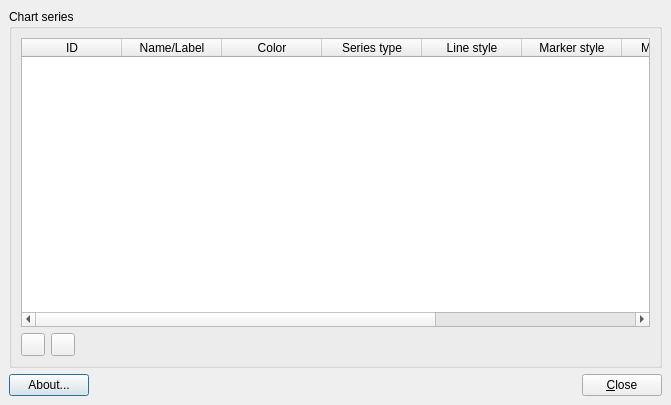
<ui version="4.0" >
 <class>QNANSeriesEditDialog</class>
 <widget class="QDialog" name="QNANSeriesEditDialog" >
  <property name="geometry" >
   <rect>
    <x>0</x>
    <y>0</y>
    <width>671</width>
    <height>405</height>
   </rect>
  </property>
  <property name="windowTitle" >
   <string>Dialog</string>
  </property>
  <layout class="QVBoxLayout" >
   <property name="margin" >
    <number>9</number>
   </property>
   <property name="spacing" >
    <number>6</number>
   </property>
   <item>
    <widget class="QGroupBox" name="seriesListGroupBox" >
     <property name="title" >
      <string>Chart series</string>
     </property>
     <layout class="QGridLayout" >
      <property name="margin" >
       <number>9</number>
      </property>
      <property name="spacing" >
       <number>6</number>
      </property>
      <item row="1" column="0" >
       <widget class="QToolButton" name="addBtn" >
        <property name="text" >
         <string/>
        </property>
        <property name="icon" >
         <iconset resource="../resources/qnanchartwidgetplugin.qrc" >:/QNANChartWidget/edit_add.png</iconset>
        </property>
       </widget>
      </item>
      <item row="1" column="1" >
       <widget class="QToolButton" name="removeBtn" >
        <property name="text" >
         <string/>
        </property>
        <property name="icon" >
         <iconset resource="../qnanchartwidgetplugin.qrc" >:/QNANChartWidget/edit_remove.png</iconset>
        </property>
       </widget>
      </item>
      <item row="1" column="2" >
       <spacer>
        <property name="orientation" >
         <enum>Qt::Horizontal</enum>
        </property>
        <property name="sizeHint" >
         <size>
          <width>40</width>
          <height>20</height>
         </size>
        </property>
       </spacer>
      </item>
      <item row="0" column="0" colspan="3" >
       <widget class="QTableWidget" name="seriesTableWidget" >
        <property name="editTriggers" >
         <set>QAbstractItemView::AnyKeyPressed|QAbstractItemView::DoubleClicked|QAbstractItemView::EditKeyPressed|QAbstractItemView::NoEditTriggers</set>
        </property>
        <property name="dragEnabled" >
         <bool>true</bool>
        </property>
        <property name="selectionMode" >
         <enum>QAbstractItemView::SingleSelection</enum>
        </property>
        <property name="selectionBehavior" >
         <enum>QAbstractItemView::SelectRows</enum>
        </property>
        <column>
         <property name="text" >
          <string>ID</string>
         </property>
        </column>
        <column>
         <property name="text" >
          <string>Name/Label</string>
         </property>
        </column>
        <column>
         <property name="text" >
          <string>Color</string>
         </property>
        </column>
        <column>
         <property name="text" >
          <string>Series type</string>
         </property>
        </column>
        <column>
         <property name="text" >
          <string>Line style</string>
         </property>
        </column>
        <column>
         <property name="text" >
          <string>Marker style</string>
         </property>
        </column>
        <column>
         <property name="text" >
          <string>Marker size</string>
         </property>
        </column>
        <column>
         <property name="text" >
          <string>X-Axis</string>
         </property>
        </column>
        <column>
         <property name="text" >
          <string>Y-Axis</string>
         </property>
        </column>
       </widget>
      </item>
     </layout>
    </widget>
   </item>
   <item>
    <layout class="QHBoxLayout" >
     <property name="margin" >
      <number>0</number>
     </property>
     <property name="spacing" >
      <number>6</number>
     </property>
     <item>
      <widget class="QPushButton" name="aboutBtn" >
       <property name="text" >
        <string>About...</string>
       </property>
      </widget>
     </item>
     <item>
      <spacer>
       <property name="orientation" >
        <enum>Qt::Horizontal</enum>
       </property>
       <property name="sizeHint" >
        <size>
         <width>40</width>
         <height>20</height>
        </size>
       </property>
      </spacer>
     </item>
     <item>
      <widget class="QPushButton" name="closeBtn" >
       <property name="text" >
        <string>&amp;Close</string>
       </property>
      </widget>
     </item>
    </layout>
   </item>
  </layout>
 </widget>
 <resources>
  <include location="../resources/qnanchartwidgetplugin.qrc" />
 </resources>
 <connections>
  <connection>
   <sender>closeBtn</sender>
   <signal>clicked()</signal>
   <receiver>QNANSeriesEditDialog</receiver>
   <slot>accept()</slot>
   <hints>
    <hint type="sourcelabel" >
     <x>615</x>
     <y>375</y>
    </hint>
    <hint type="destinationlabel" >
     <x>537</x>
     <y>446</y>
    </hint>
   </hints>
  </connection>
 </connections>
</ui>
